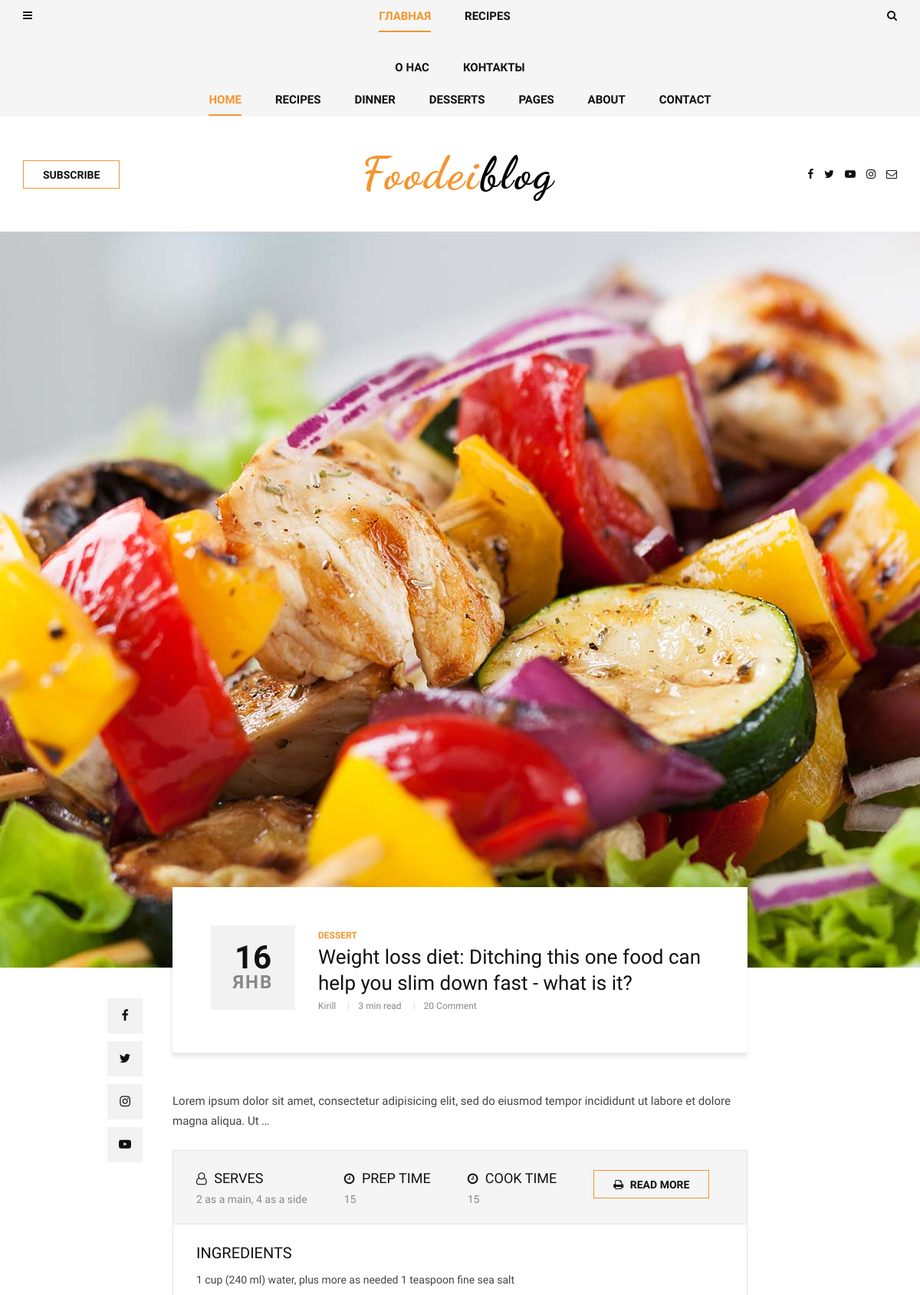
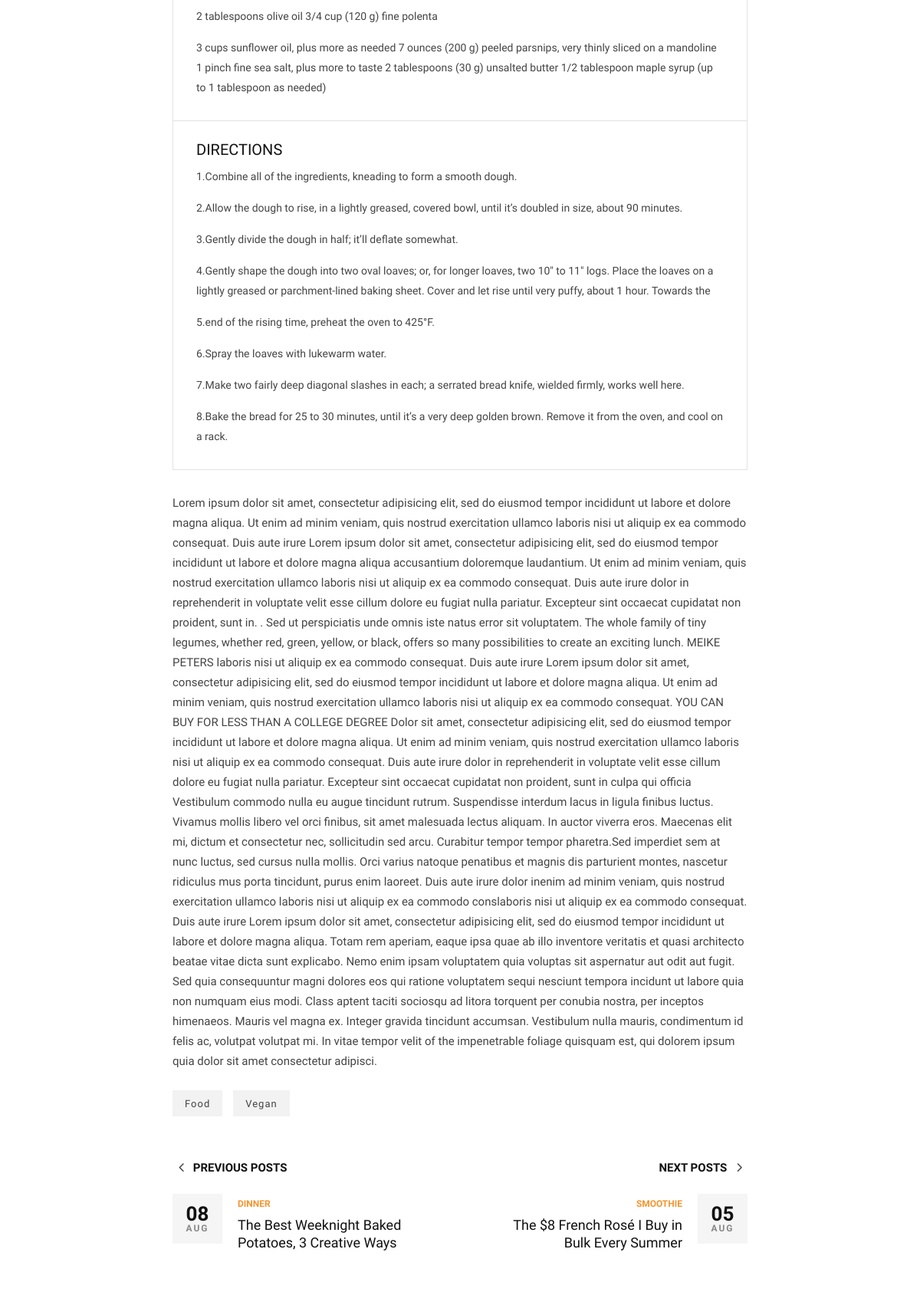
Screenshot of /dessert/food_vegan/ (upper part) with the database file from the repository (2 pictures, top to bottom).
### blog/models.py (models this page shows, shortened)
class Post(models.Model):
    author = models.ForeignKey(User, related_name="post", on_delete=models.CASCADE)
    title = models.CharField(max_length=200)
    image = models.ImageField(upload_to='articles/')
    text = models.TextField()
    category = models.ForeignKey(
        Category,
        related_name="post",
        on_delete=models.SET_NULL,
        null=True,
    )
    tags = models.ManyToManyField(Tag, related_name="post")
    create_at = models.DateTimeField(auto_now_add=True)
    slug = models.SlugField(max_length=200, default='', unique=True)
    def get_absolute_url(self):
        return reverse("post_single", kwargs={"slug": self.category.slug, "post_slug": self.slug})
    def get_recipes(self):
        return self.recipes.all()

class Category(MPTTModel):
    name = models.CharField(max_length=100)
    slug = models.SlugField(max_length=100)
    parent = TreeForeignKey(
        'self',
        related_name="children",
        on_delete=models.SET_NULL,
        null=True,
        blank=True,
    )
    def __str__(self):
        return self.name
    class MPTTMeta:
        order_insertion_by = ['name']

class Recipe(models.Model):
    name = models.CharField(max_length=100)
    serves = models.CharField(max_length=50)
    prep_time = models.PositiveIntegerField(default=0)
    cook_time = models.PositiveIntegerField(default=0)
    ingredients = RichTextField()
    directions = RichTextField()
    post = models.ForeignKey(
        Post,
        related_name="recipes",
        on_delete=models.SET_NULL,
        null=True,
        blank=True,
    )

class Tag(models.Model):
    name = models.CharField(max_length=100)
    slug = models.SlugField(max_length=100)

### blog/views.py (the view)
# urls.py: path('<slug:slug>/<slug:post_slug>/', views.PostDetailView.as_view(), name="post_single"),
class PostDetailView(DetailView):
    model = Post
    context_object_name = "post"
    slug_url_kwarg = 'post_slug'

### blog/templatetags/menu_tags.py (called while the page is built)
@register.inclusion_tag('blog/include/tags/top_menu.html')
def get_categories():
    category = Category.objects.all()
    return {"list_category": category}

@register.inclusion_tag('blog/include/tags/recipes_tag.html')
def get_last_posts():
    posts = Post.objects.select_related("category").order_by("id")[:5]
    return {"list_last_post": posts}

### templates/blog/post_detail.html (shortened to what this page needs)
{% extends 'base.html' %}
{% block content %}
<section class="single-post spad">
    <div class="single-post__hero set-bg" data-setbg="{{ post.image.url }}"></div>
    <div class="container">
        <div class="row d-flex justify-content-center">
            <div class="col-lg-8">
                <div class="single-post__title">
                    <div class="single-post__title__meta">
                        <h2>{{ post.create_at|date:"d" }}</h2>
                        <span>{{ post.create_at|date:"M" }}</span>
                    </div>
                    <div class="single-post__title__text">
                        <ul class="label">
                            <li>{{ post.category }}</li>
                        </ul>
                        <h4>{{ post.title }}</h4>
                        <ul class="widget">
                            <li>{{ post.author }}</li>
                            <li>3 min read</li>
                            <li>20 Comment</li>
                        </ul>
                    </div>
                </div>
                <div class="single-post__social__item">
                    <ul>
                        <li><a href="#"><i class="fa fa-facebook"></i></a></li>
                        <li><a href="#"><i class="fa fa-twitter"></i></a></li>
                        <li><a href="#"><i class="fa fa-instagram"></i></a></li>
                        <li><a href="#"><i class="fa fa-youtube-play"></i></a></li>
                    </ul>
                </div>
                <div class="single-post__top__text">
                    <p>{{ post.text|truncatewords:20 }}</p>
                </div>
                <div class="single-post__recipe__details">
                    {% for recipe in post.get_recipes %}
                    <div class="single-post__recipe__details__option">
                        <ul>
                            <li>
                                <h5><i class="fa fa-user-o"></i> SERVES</h5>
                                <span>{{ recipe.serves }}</span>
                            </li>
                            <li>
                                <h5><i class="fa fa-clock-o"></i> PREP TIME</h5>
                                <span>{{ recipe.prep_time }}</span>
                            </li>
                            <li>
                                <h5><i class="fa fa-clock-o"></i> Cook TIME</h5>
                                <span>{{ recipe.cook_time }}</span>
                            </li>
                            <li><a class="primary-btn" href="#"><i class="fa fa-print"></i> Read more</a></li>
                        </ul>
                    </div>
                    <div class="single-post__recipe__details__indegradients">
                        <h5>Ingredients</h5>
                      {{ recipe.ingredients|safe }}
                    </div>
                    <div class="single-post__recipe__details__direction">
                        <h5>Directions</h5>
                        {{ recipe.directions|safe }}
                    </div>
                    {% endfor %}
                </div>
                <div class="single-post__desc">
                    <p>{{ post.text }}</p>
                </div>
                <div class="single-post__tags">
                   {% for tag in post.tags.all %}
                    <a href="#">{{ tag.name }}</a>
                   {% endfor %}
                </div>
                <div class="single-post__next__previous">
                    <div class="row">
                        <div class="col-lg-6 col-md-6 col-sm-6">
                            <a class="single-post__previous" href="#">
                                <h6><span class="arrow_carrot-left"></span> Previous posts</h6>
                                <div class="single-post__previous__meta">
                                    <h4>08</h4>
                                    <span>Aug</span>
                                </div>
                                <div class="single-post__previous__text">
                                    <span>Dinner</span>
                                    <h5>The Best Weeknight Baked <br/>Potatoes, 3 Creative Ways</h5>
                                </div>
                            </a>
                        </div>
                        <div class="col-lg-6 col-md-6 col-sm-6">
                            <a class="single-post__next" href="#">
                                <h6>Next posts <span class="arrow_carrot-right"></span></h6>
                                <div class="single-post__next__meta">
                                    <h4>05</h4>
                                    <span>Aug</span>
                                </div>
                                <div class="single-post__next__text">
                                    <span>Smoothie</span>
                                    <h5>The $8 French Rosé I Buy in <br/>Bulk Every Summer</h5>
                                </div>
                            </a>
                        </div>
                    </div>
                </div>
            </div>
        </div>
    </div>
</section>
{% endblock content %}

### rows the page displays
Post: create_at "16", create_at "ЯНВ", category "DESSERT", title "Weight loss diet: Ditching this one food can help you slim down fast - what is it?", author "Kirill", text "Lorem ipsum dolor sit amet, consectetur adipisicing elit, sed do eiusmod tempor incididunt ut labore et dolore magna aliqua. Ut …", text "Lorem ipsum dolor sit amet, consectetur adipisicing elit, sed do eiusmod tempor incididunt ut labore et dolore magna aliqua. Ut enim ad minim veniam, quis nostrud exercitation ullamco laboris nisi ut aliquip ex ea commodo consequat. Duis aute irure Lorem ipsum dolor sit amet, consectetur adipisicing elit, sed do eiusmod tempor incididunt ut labore et dolore magna aliqua accusantium doloremque laudantium. Ut enim ad minim veniam, quis nostrud exercitation ullamco laboris nisi ut aliquip ex ea commodo consequat. Duis aute irure dolor in reprehenderit in voluptate velit esse cillum dolore eu fugiat nulla pariatur. Excepteur sint occaecat cupidatat non proident, sunt in. . Sed ut perspiciatis…"
Recipe: serves "2 as a main, 4 as a side", prep_time "15", cook_time "15", ingredients "1 cup (240 ml) water, plus more as needed 1 teaspoon fine sea salt 2 tablespoons olive oil 3/4 cup (120 g) fine polenta 3 cups sunflower oil, plus more as needed 7 ounces (200 g) peeled parsnips, very thinly sliced on a mandoline 1 pinch fine sea salt, plus more to taste 2 tablespoons (30 g) unsalted butter 1/2 tablespoon maple syrup (up to 1 tablespoon as needed)", directions "1.Combine all of the ingredients, kneading to form a smooth dough. 2.Allow the dough to rise, in a lightly greased, covered bowl, until it’s doubled in size, about 90 minutes. 3.Gently divide the dough in half; it’ll deflate somewhat. 4.Gently shape the dough into two oval loaves; or, for longer loaves, two 10″ to 11″ logs. Place the loaves on a lightly greased or parchment-lined baking sheet. Cover and let rise until very puffy, about 1 hour. Towards the 5.end of the rising time, preheat the oven to 425°F. 6.Spray the loaves with lukewarm water. 7.Make two fairly deep diagonal slashes in each; a serrated bread knife, wielded firmly, works well here. 8.Bake the bread for 25 to 30 minutes,…"
Tag: name "Food"
Tag: name "Vegan"
